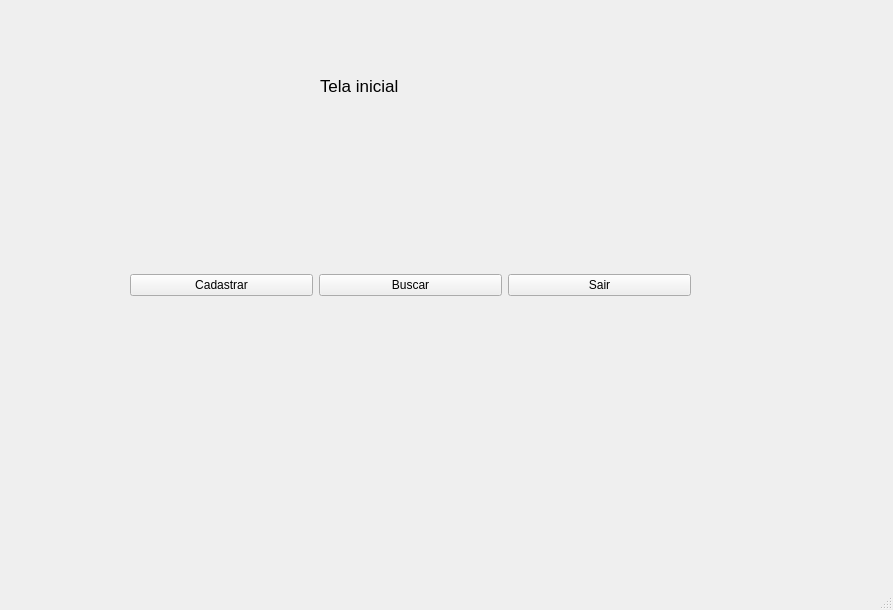
<?xml version="1.0" encoding="UTF-8"?>
<ui version="4.0">
 <class>MainWindow</class>
 <widget class="QMainWindow" name="MainWindow">
  <property name="geometry">
   <rect>
    <x>0</x>
    <y>0</y>
    <width>893</width>
    <height>610</height>
   </rect>
  </property>
  <property name="windowTitle">
   <string>MainWindow</string>
  </property>
  <widget class="QWidget" name="centralwidget">
   <widget class="QLabel" name="label">
    <property name="geometry">
     <rect>
      <x>320</x>
      <y>60</y>
      <width>121</width>
      <height>51</height>
     </rect>
    </property>
    <property name="font">
     <font>
      <pointsize>13</pointsize>
     </font>
    </property>
    <property name="text">
     <string>Tela inicial</string>
    </property>
   </widget>
   <widget class="QWidget" name="">
    <property name="geometry">
     <rect>
      <x>130</x>
      <y>260</y>
      <width>561</width>
      <height>51</height>
     </rect>
    </property>
    <layout class="QHBoxLayout" name="horizontalLayout">
     <item>
      <widget class="QPushButton" name="pushButton">
       <property name="text">
        <string>Cadastrar</string>
       </property>
      </widget>
     </item>
     <item>
      <widget class="QPushButton" name="pushButton_2">
       <property name="text">
        <string>Buscar</string>
       </property>
      </widget>
     </item>
     <item>
      <widget class="QPushButton" name="pushButton_3">
       <property name="text">
        <string>Sair</string>
       </property>
      </widget>
     </item>
    </layout>
   </widget>
  </widget>
  <widget class="QMenuBar" name="menubar">
   <property name="geometry">
    <rect>
     <x>0</x>
     <y>0</y>
     <width>893</width>
     <height>26</height>
    </rect>
   </property>
  </widget>
  <widget class="QStatusBar" name="statusbar"/>
 </widget>
 <resources/>
 <connections/>
</ui>
